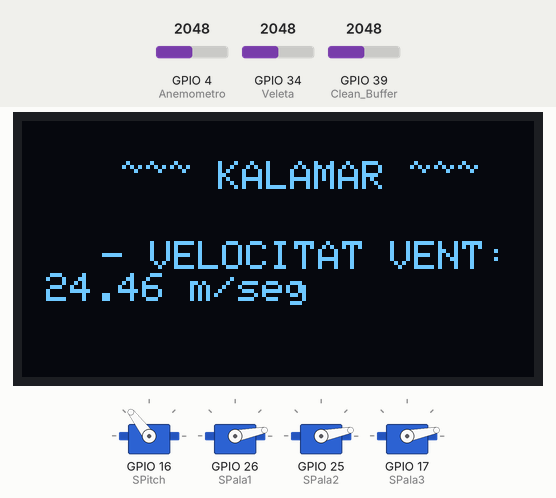
This sketch was run on a simulated ESP32. Shown: 4 × servo, 128×64 one-colour display. The test bench sets the inputs (shaded band); at power-on: GPIO 4 (Anemometro) = 2048, GPIO 34 (Veleta) = 2048, GPIO 39 (Clean_Buffer) = 2048. What the sketch prints to the serial monitor is not drawn.

Above: at 3.8 s.
3.9 s: GPIO 4 (Anemometro) set to 273
7.6 s: GPIO 4 (Anemometro) set to 259
At 10.1 s:
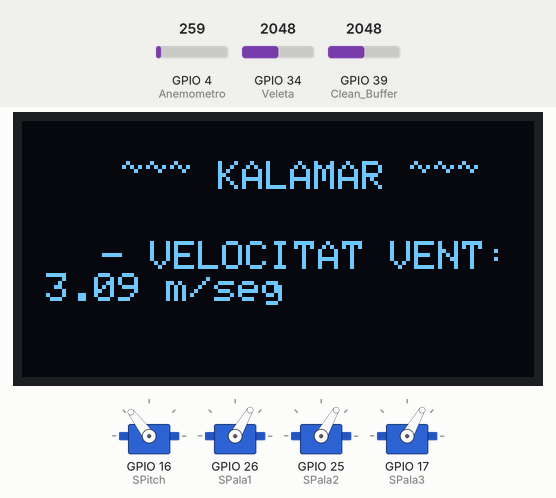
11.0 s: GPIO 34 (Veleta) set to 1751
At 11.5 s:
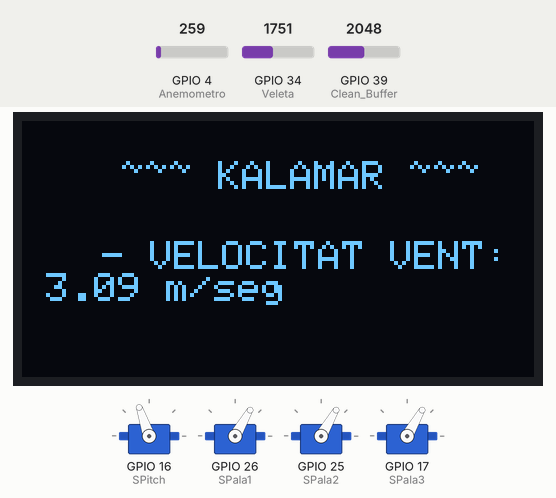
13.1 s: GPIO 34 (Veleta) set to 1228
At 13.9 s:
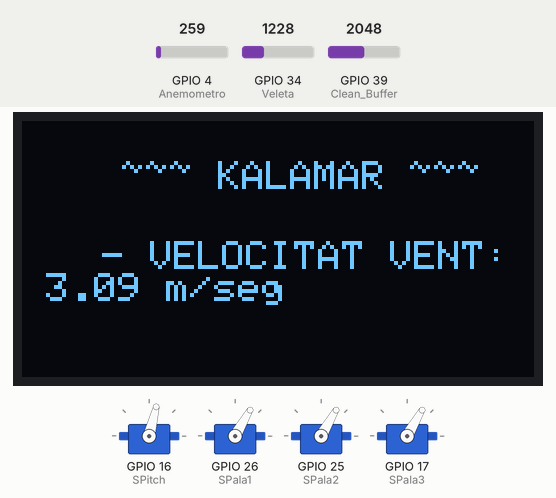
15.2 s: GPIO 4 (Anemometro) set to 491
17.3 s: GPIO 34 (Veleta) set to 491
At 18.49 s:
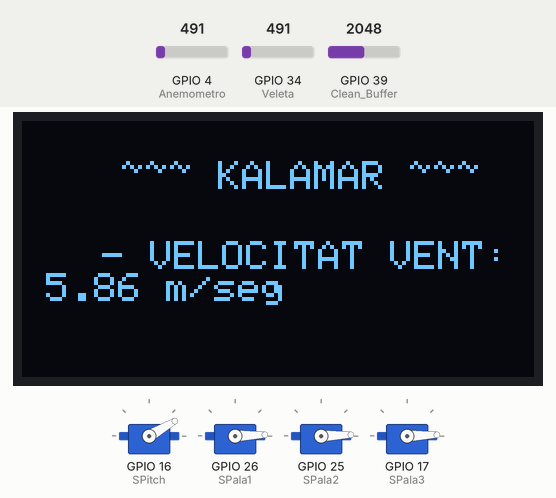
Timing chart, 0 to 25.9 s (numbered marks = the images above; inputs shaded):
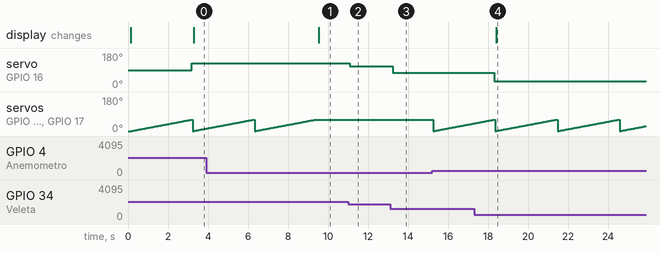

The sketch:

app.ino
```cpp
// https://bpb-ap-se2.wpmucdn.com/blogs.auckland.ac.nz/dist/9/698/files/2021/08/2_Pinout_D1_R32.png

// MAX 3.1 m/s BANDERA
// MIN 1.4 m/s BANDERA

// PALAS PINES [ 26 / 25 / 17 ] DIGITAL
// ANEMOMETRO PIN [ 4 ] ANALOGICO

// PITCH PIN [ 16 ] DIGITAL
// VELETA PIN [ 34 ] ANALOGICO

#define __DEBUG__
#include <ESP32Servo.h>
#include <SPI.h>
#include <Wire.h>
#include <Adafruit_GFX.h>
#include <Adafruit_SSD1306.h>

// CLEAN BUFFER
int Clean_Buffer = 39; // CLEAN BOOFER VALOR "GROUND" = 0
// CLEAN BUFFER

// DECLARACIONES PARA LA PANTALLA OLED
#define ANCHO_PANTALLA 128
#define ALTO_PANTALLA 64
Adafruit_SSD1306 display(ANCHO_PANTALLA, ALTO_PANTALLA, &Wire, -1);
// DECLARACIONES PARA LA PANTALLA OLED

// CREACION DE LOS SERVO MOTORES PARA CADA UNA DE LAS PALAS
Servo SPala1; // SERVO PARA LA PALA 1
Servo SPala2; // SERVO PARA LA PALA 2
Servo SPala3; // SERVO PARA LA PALA 3
// CREACION DE LOS SERVO MOTORES PARA CADA UNA DE LAS PALAS

// ANEMOMETRO
int Anemometro = 4;                // PIN DEL ANEMOMETRO " ANALOGICO "
const float margenError = 0.9;     // Margen de ±0.9 m/s
float velocidadVientoAnterior = 0; // Almacenar la última velocidad del viento que causó un cambio en las palas
// ANEMOMETRO

// VARIABLES DE LA VELETA
Servo SPitch;         // SERVO PARA MOVER EL MOLINO HACIA EL VIENTO
int Angulo_Servo = 0; // ANGULO DEL SERVOMOTOR

int Veleta = 34;  // PIN DEL POTENCIOMETRO " ANALOGICO "
int Valor_Veleta; // VALOR DEL POTENCIOMETRO
// VARIABLES DE LA VELETA

void setup()
{
    SPitch.attach(16); // DEFINIMOS SERVOMOTOR PIN 25 ( PITCH )

    // SERVOMOTORES / PALAS
    SPala1.attach(26);
    SPala2.attach(25);
    SPala3.attach(17);

    SPala1.write(0);
    SPala2.write(0);
    SPala3.write(0);
    // SERVOMOTORES / PALAS

// INICIAMOS PANTALLA OLED
#ifdef __DEBUG__
    Serial.begin(9600);
    delay(100);
    Serial.println("~ INICIANDO PANTALLA OLED ~");
#endif

    // INICIAMOS PANTALLA OLED EN LA DIRECCIÓN 0x3C
    if (!display.begin(SSD1306_SWITCHCAPVCC, 0x3C))
    {
#ifdef __DEBUG__
        Serial.println("~ NO SE A ENCONTRADO PANTALLA OLED ~");
#endif
        while (true)
            ;
    }
    // INICIAMOS PANTALLA OLED
}

void loop()
{
    // OLED CONSTANTS
    display.clearDisplay();              // BORRAMOS CONTENIDO DE LA PANTALLA OLED
    display.setTextSize(1);              // DEFINIMOS TAMAÑO DEL TEXTO QUE SE VA A MOSTRAR EL 1 ES EL TAMAÑO MINIMO
    display.setTextColor(SSD1306_WHITE); // COLOR DEL TEXTO
    // OLED CONSTANTS

    // SECCION ANEMOMETRO
    // ANEMOMETRO
    analogRead(Clean_Buffer); // PONEMOS EL BUFFER A VALOR DE 0
    // TENSION
    int valorAnalogico = analogRead(Anemometro);     // LEE EL VALOR ANALOGICO ( 0 - 4095 )
    float voltaje = (valorAnalogico * 0.43) / 480.0; // CONVIERTE A VOLTAJE MEDIANTE ESTA FORMULA REFERENTE !! IMPORTANT !!

    Serial.print("Voltaje: "); // IMPRIMIMOS TEXTO
    Serial.println(voltaje);   // IMPRIMIMOS TEXTO
    // TENSIÓN

    // VELOCIDAD VIENTO
    float VelocidadViento = (voltaje / 0.3) * 4.0; // SI 850 "TENSION" ES IGUAL A 5M/SEG ENTONCES... !! IMPORTANT !!

    Serial.print("Velocidad del viento: "); // IMPRIMIMOS TEXTO
    Serial.print(VelocidadViento);          // IMPRIMIMOS TEXTO
    Serial.println(" m/s");                 // IMPRIMIMOS TEXTO
                                            // VELOCIDAD VIENTO

    const float margenError = 0.4;     // Margen de ±0.4 m/s
    float velocidadVientoAnterior = 0; // Almacenar la última velocidad del viento que causó un cambio en las palas

    // ANEMOMETRO
    // PALAS
    if (abs(VelocidadViento - velocidadVientoAnterior) > margenError) // SI LA VELOCIDAD DEL VIENTO ACTUAL - LA VELOCIDAD DEL VIENTO ANTERIOR NO HAY UN MARGEN SUPERIOR A 0.4 QUE NO HAGA NADA
    {
        if (VelocidadViento >= 3.1) // SI LA VELOCIDAD ES IGUAL O SUPERIOR A 3.1 ENTRE EN ESTE CONDICIONAL
        {

            for (int angulo = 0; angulo <= 60; angulo++)
            {
                SPala1.write(angulo);
                SPala2.write(angulo);
                SPala3.write(angulo);
                delay(50);
            }
        }
        else if (VelocidadViento <= 1.4) // SI LA VELOCIDAD ES MENOR O IGUAL A 1.4 ENTRE EN ESTE CONDICIONAL
        {

            for (int angulo = 0; angulo <= 60; angulo++)
            {
                SPala1.write(angulo);
                SPala2.write(angulo);
                SPala3.write(angulo);
                delay(50);
            }
        }
        else if (VelocidadViento > 1.5 && VelocidadViento < 3.0) // SI LA VELOCIDAD ES MAYOR A 1.5 & MENOR A 3.0 ENTRE EN ESTE CONDICIONAL
        {

            for (int angulo = 60; angulo >= 0; angulo--)
            {
                SPala1.write(angulo);
                SPala2.write(angulo);
                SPala3.write(angulo);
                delay(50);
            }
        }
        velocidadVientoAnterior = VelocidadViento; // DEFINIMOS LA VELOCIDAD ANTERIOR A LA VELOCIDAD DEL VIENTO ACTUAL
    }
    // PALAS
    // SECCION ANEMOMETRO

    // SECCION VELETA
    analogRead(Clean_Buffer);          // PONEMOS EL BUFFER A VALOR DE 0
    Valor_Veleta = analogRead(Veleta); // LEEMOS VALOR DEL POTENCIOMETRO "VELETA" ANALOGICO

    Serial.print("Valor Analogico: ");
    Serial.println(Valor_Veleta);

    Serial.print("DIRECCION VIENTO: ");

    // CALCULAMOS DIRECCION DE DONDE VIENE EL VIENTOS
    if ((Valor_Veleta >= 3839.1) || (Valor_Veleta <= 255.9))
    {
        Serial.println("NORTE");
    }
    else if ((Valor_Veleta >= 256) && (Valor_Veleta <= 767.8))
    {
        Serial.println("NORTE ESTE");
    }
    else if ((Valor_Veleta >= 767.9) && (Valor_Veleta <= 1279.7))
    {
        Serial.println("ESTE");
    }
    else if ((Valor_Veleta >= 1279.8) && (Valor_Veleta <= 1791.5))
    {
        Serial.println("SUD ESTE");
    }
    else if ((Valor_Veleta >= 1791.6) && (Valor_Veleta <= 2303.4))
    {
        Serial.println("SUD");
    }
    else if ((Valor_Veleta >= 2303.5) && (Valor_Veleta <= 2815.3))
    {
        Serial.println("SUD OESTE");
    }
    else if ((Valor_Veleta >= 2815.4) && (Valor_Veleta <= 3327.2))
    {
        Serial.println("OESTE");
    }
    else if ((Valor_Veleta >= 3327.3) && (Valor_Veleta <= 3839.0))
    {
        Serial.println("NORTE OESTE");
    }

    // Mapea el valor analógico a un rango de 0-360 grados para el servomotor
    Angulo_Servo = map(Valor_Veleta, 0, 4095, 0, 255);

    // MOVEMOS SERVOMOTOR AL ANGULO CORRESPONDIENTE
    SPitch.write(Angulo_Servo);

    // IMPRIMIMOS EL ÁNGULO DEL SERVOMOTOR
    Serial.print("ANGULO SERVOMOTOR: ");
    Serial.println(Angulo_Servo);
    // SECCION VELETA

    // OLED LOOP
    display.setCursor(25, 10);        // MOVEMOS EL CURSOR EN LA POSICION ( 25, 10 ) DE LA PANTALLA OLED | COLUMNA, FILA
    display.print("~~~ KALAMAR ~~~"); // IMPRIMIMOS TEXTO

    display.setCursor(20, 30);            // MOVEMOS EL CURSOR EN LA POSICION ( 20, 30 ) DE LA PANTALLA OLED | COLUMNA, FILA
    display.print("- VELOCITAT VENT:  "); // IMPRIMIMOS TEXTO
    display.print(VelocidadViento);       // IMPRIMIMOS EL ACIMUT A LA QUE SE ENCUENTRA EL SERVO MOTOR EN ESTE MOMENTO
    display.print(" m/seg");              // IMPRIMIMOS TEXTO

    display.display(); // ACTUALIZAMOS LA PANTALLA CON LOS DATOS ANTERIORES
    // OLED LOOP
}
```

Measured:
- the behaviour switches between 260 and 259 on GPIO 4 (Anemometro) (found by bisection; images 0 and 1)
- after the input at 7.6 s, servo on GPIO 26 (SPala1), servo on GPIO 25 (SPala2), servo on GPIO 17 (SPala3): goes on until 9.3 s, then stays 60°; the display: changes after 1.9 s (image 1)
- after the input at 11.0 s, servo on GPIO 16 (SPitch): 127° → 109° after 0.08 s
- after the input at 13.1 s, servo on GPIO 16 (SPitch): 109° → 76° after 0.14 s
- after the input at 17.3 s, servo on GPIO 16 (SPitch): 76° → 30° after 1.0 s
